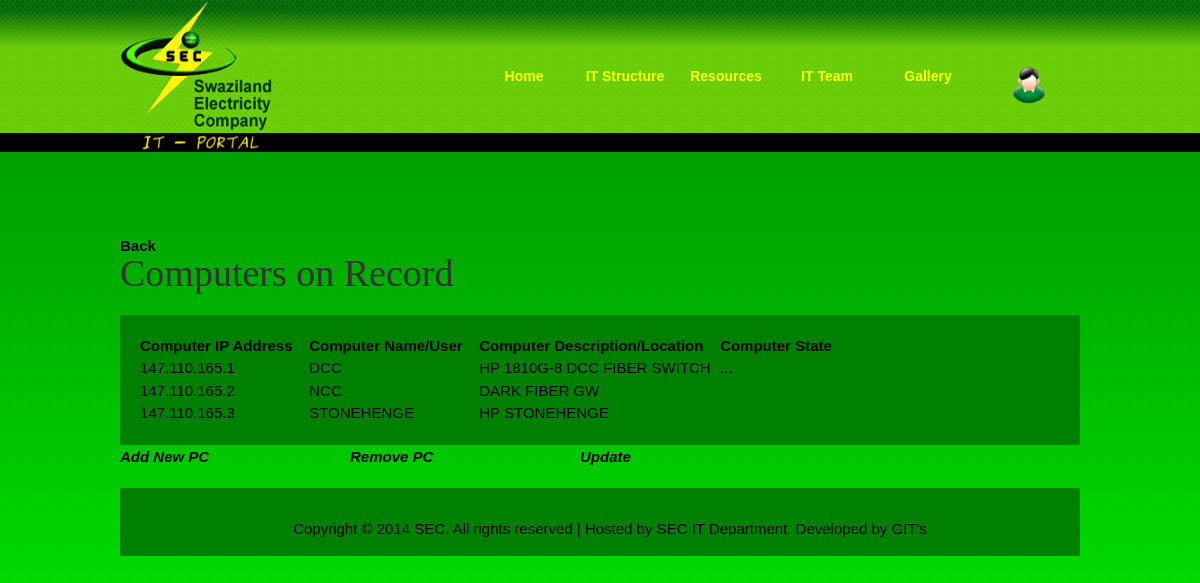
/php/all_manzini.php (signed in), run on the app's committed database.
### tables this page shows
CREATE TABLE `computers` (
  `pc_id` int(11) NOT NULL AUTO_INCREMENT,
  `pc_user` varchar(255) NOT NULL,
  `pc_ip` varchar(255) NOT NULL,
  `pc_subnet` varchar(20) NOT NULL,
  `pc_desc` text,
  `pc_state` text,
  PRIMARY KEY (`pc_id`)
);

### php/all_manzini.php (the view, shortened to what this page needs)
	<?php
include '../includes/header.php';
require '../includes/connect.php';
?>
    <div id="part_2">
    <a href="all_subnets_net.php">Back</a>
      <h2>Computers on Record</h2>
       <div class="col_w1024">
           <div class="fp_service_box fp_c1">
     		<table cellspacing="20">
 		<?php
		  $result = mysql_query("SELECT pc_user, pc_ip, pc_desc, pc_state FROM computers WHERE pc_subnet = '147.110.165.0'");
		  echo "<table>";
		  echo "<tr>";
		  echo "<td><strong>Computer IP Address &nbsp&nbsp&nbsp</strong></td>";
		  echo "<td><strong>Computer Name/User &nbsp&nbsp&nbsp</strong></td>";
		  echo "<td><strong>Computer Description/Location &nbsp&nbsp&nbsp</strong></td>";
		  echo "<td><strong>Computer State &nbsp&nbsp&nbsp</strong></td>";
		  echo "</tr>";
                  while ($row = mysql_fetch_assoc($result)) {
                  extract($row);
			echo "<tr>";
			echo "<td>".$row['pc_ip']."</a></td>";
			echo "<td>".$row['pc_user']."</td>";
			echo "<td>".$row['pc_desc']."</td>";
			echo "<td>".$row['pc_state']."</td>";
			echo "</tr>";
		  }
		  echo "</table>";
                ?>
	    	</table>
	  </div>
	<article class="cols">
	<p><a href="../php/add_pc.php"><i>Add New PC</i></a></p>
	</article>
	<article class="cols">
	<p><a href="../php/remove_pc.php"><i>Remove PC</i></a></p>
	</article>
	<article class="cols">
	<p><a href='../php/update_net.php'><i>Update</i></a></p>
	</article>
	</div>
    </div>
<?php include '../includes/footer.php' ?>

### css/templatemo_style.css (style rules this page uses)
body { margin: 0; padding: 0; color: #000000; font-family: Tahoma, Geneva, sans-serif; font-size: 15px; line-height: 1.5em; background-color: #01df00; background-repeat: repeat-x; background-position: top; background-image: url(../images/Backbg4.jpg) }
a, a:link, a:visited { color: #000; font-weight: bold; text-decoration: none }
p { margin: 0 0 10px 0; padding: 0; }
h1, h2, h3, h4, h5, h6 { color: #333; font-weight: normal; font-family: Georgia, "Times New Roman", Times, serif; }
h2 { font-size: 38px; margin: 0 0 25px; padding: 5px 0; }
#part_2 { clear: both; width: 960px; padding: 60px 0 20px; }
.fp_service_box { padding: 20px; margin-bottom: 1px }
.fp_service_box table { padding: 0px }
.fp_c1 { background: green }

### css/layout.css (style rules this page uses)
.col1, .col2, .col3, .cols { float:left }
.cols { width:230px }

### css/style.css (style rules this page uses)
article, aside, audio, canvas, command, datalist, details, embed, figcaption, figure, footer, header, hgroup, keygen, meter, nav, output, progress, section, source, video { display:block }
body, html { height:100% }
a { color:#558f0b; text-decoration:underline; outline:none }
p { padding-bottom:20px }

### data on the page
computers: pc_ip "147.110.165.1", pc_user "DCC", pc_desc "HP 1810G-8 DCC FIBER SWITCH", pc_state "..."
computers: pc_ip "147.110.165.2", pc_user "NCC", pc_desc "DARK FIBER GW"
computers: pc_ip "147.110.165.3", pc_user "STONEHENGE", pc_desc "HP STONEHENGE"
